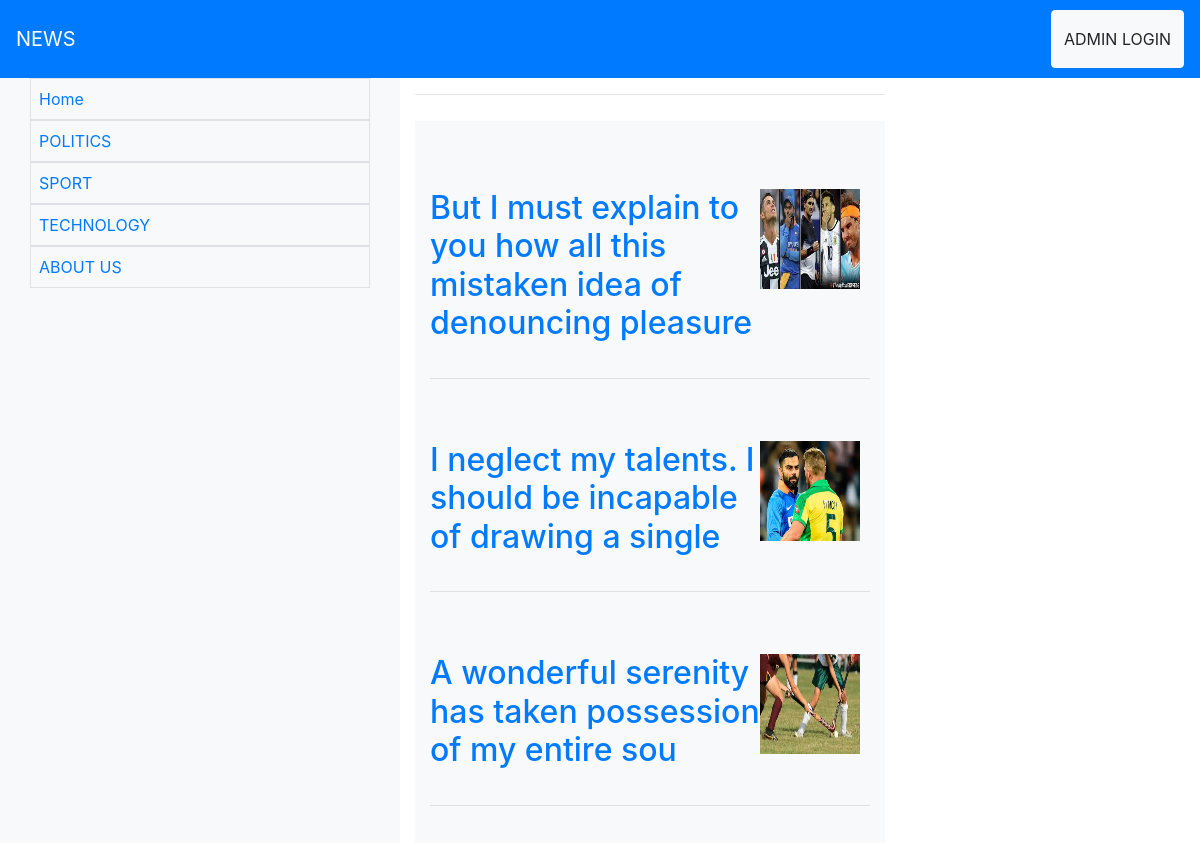
Screenshot of /sport.php with the database file from the repository.
### tables this page shows
CREATE TABLE `news` (
  `id` int(100) NOT NULL,
  `title` varchar(255) NOT NULL,
  `description` varchar(255) NOT NULL,
  `date` date NOT NULL,
  `category` varchar(100) NOT NULL,
  `thumbnail` varchar(255) NOT NULL,
  `admin` varchar(100) NOT NULL
);

### sport.php (the view, shortened to what this page needs)
 <?php
  require("db/connection.php");
 ?>
<!doctype html>
<html lang="en">
  <head>
<link rel="stylesheet" href="https://maxcdn.bootstrapcdn.com/bootstrap/4.5.2/css/bootstrap.min.css">
    <link href="style/index.css" rel="stylesheet">
  </head>
  <body>
<nav class="navbar navbar-expand-sm bg-primary navbar-dark justify-content-between">
  <a class="navbar-brand py-3" href="#">NEWS </a>
  <form class="form-inline">
  <a href="admin-panel.php" class="btn btn-light py-3">ADMIN LOGIN</a>
  </form>
</nav>
<div class="container-fluid">
          <div class="row">
         <div class="col-sm-3 col-md-6 col-lg-4 bg-light">
            <div class="d-flex flex-column bg-light container-fluid" id="dabo">
                <div class="port-item1 p-2 border ">
                    <a href="index.php"onclick="('Home');">Home</a>
                </div>
              <div class="port-item1 p-2 border ">
                <a href="politics.php"onclick="('Home');">POLITICS</a>
              </div>
               <div class="port-item1 p-2 border active">
                <a href="sport.php"onclick="('Home');">SPORT</a>
                </div>
               <div class="port-item1 p-2 border">
                <a href="technology.php"onclick="('Home');">TECHNOLOGY</a>
                </div>
               <div class="port-item1 p-2 border">
                <a href="content.php"onclick="('Home');">ABOUT US</a>
                </div>
            </div>
            </div>
           <div class="col-sm-3 col-md-6 col-lg-5">
            <hr>
             <div class="d-flex flex-column bg-light container-fluid" id="dabo2">
                   <?php
      $query=mysqli_query($conn,"select title,thumbnail from news value where category= 'SPORT'");
       while ($row=mysqli_fetch_array($query)) {
            ?>
 <div class="row no-gutters">
      <div class="col-9 ">
      <a href="content.php"> <h2> <?php echo $row['title']; ?></h2></a>
      </div>
      <div class="col-3">
         <img class="image-container" src="images/<?php echo $row['thumbnail'];?>" alt="Generic placeholder image">
      </div>
    </div>
      <hr class="featurette-divider">
      <?php  } ?>
    </div>
  </div>
        </div>
        </div>
  </body>
</html>

### style/index.css (style rules this page uses)
.featurette-divider { margin: 1.7rem 0; }
@media (min-width: 768px) { .col-9 { margin-top: 25px; } }
@media (min-width: 768px) { .col-3 { margin-top: 25px; width: 100px; height: 100px; position: relative; } }
.image-container { width: 100px; height: 100px; position: relative; }
.col-3 img { max-height: 100%; max-width: 100%; }
hr { height: 10px; }

### rows the page displays
news: title "But I must explain to you how all this mistaken idea of denouncing pleasure", thumbnail (picture)
news: title "I neglect my talents. I should be incapable of drawing a single", thumbnail (picture)
news: title "A wonderful serenity has taken possession of my entire sou", thumbnail (picture)
